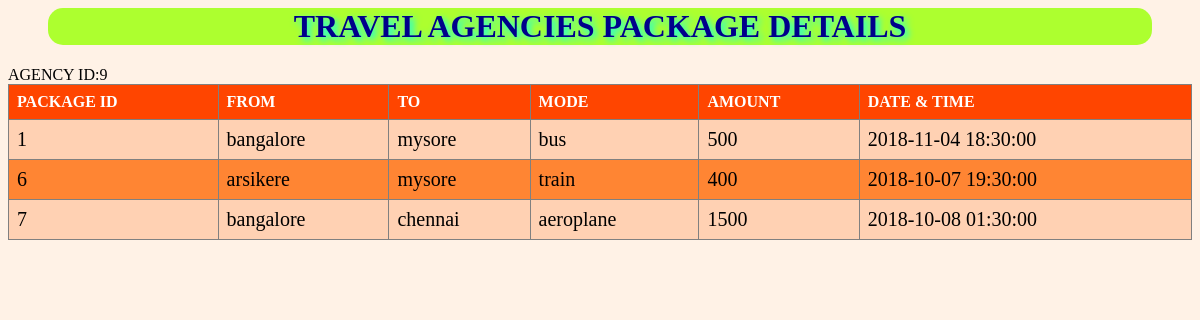
Screenshot of /project/pack_details.php (signed in) with the database file from the repository.
### tables this page shows
CREATE TABLE `package` (
  `p_id` int(11) NOT NULL,
  `amount` int(11) NOT NULL,
  `date&time` timestamp NOT NULL DEFAULT CURRENT_TIMESTAMP ON UPDATE CURRENT_TIMESTAMP,
  `mode` varchar(11) NOT NULL,
  `from` varchar(11) NOT NULL,
  `to` varchar(11) NOT NULL,
  `agency_id` int(11) NOT NULL
);

### project/pack_details.php (the view, shortened to what this page needs)
<?php
    $id=$_SESSION['id'];
 $link= mysqli_connect("localhost", "root","","pvg");
    $query = "SELECT * FROM `package` WHERE `agency_id` = '$id'";
            $result = mysqli_query($link, $query);
            echo" <h1>TRAVEL AGENCIES PACKAGE DETAILS</h1>";
            echo"AGENCY ID:".$id;
            echo"<table border='1'>";
             echo "<tr>
    <th>PACKAGE ID</th>
    <th>FROM</th>
    <th>TO</th>
    <th>MODE</th>
    <th>AMOUNT</th>
    <th>DATE & TIME</th>
  </tr>";
    while($row = mysqli_fetch_assoc($result)) {
        echo"<tr><td>{$row['p_id']}</td><td>{$row['from']}</td><td>{$row['to']}</td><td>{$row['mode']}</td><td>{$row['amount']}</td><td>{$row['date&time']}</td></tr>";
    }
?>

### project/pack_details.php (style rules this page uses)
table { border-collapse: collapse; width: 100%; }
td { text-align: left; padding: 8px; font-size: 20px; }
tr:nth-child(even) { background-color: #ffd1b3 }
tr:nth-child(odd) { background-color: #ff8533 }
th { background-color:orangered; color: white; text-align: left; padding: 8px; }
h1 { background-color:greenyellow; font-family:georgia; color:darkblue; margin-right:40px; margin-left:40px; border-radius:15px; text-align: center; text-shadow: 3px 3px 7px #00ffff; }

### rows the page displays
package: p_id "1", from "bangalore", to "mysore", mode "bus", amount "500", value "2018-11-04 18:30:00"
package: p_id "6", from "arsikere", to "mysore", mode "train", amount "400", value "2018-10-07 19:30:00"
package: p_id "7", from "bangalore", to "chennai", mode "aeroplane", amount "1500", value "2018-10-08 01:30:00"

### other values shown
$id "9"
